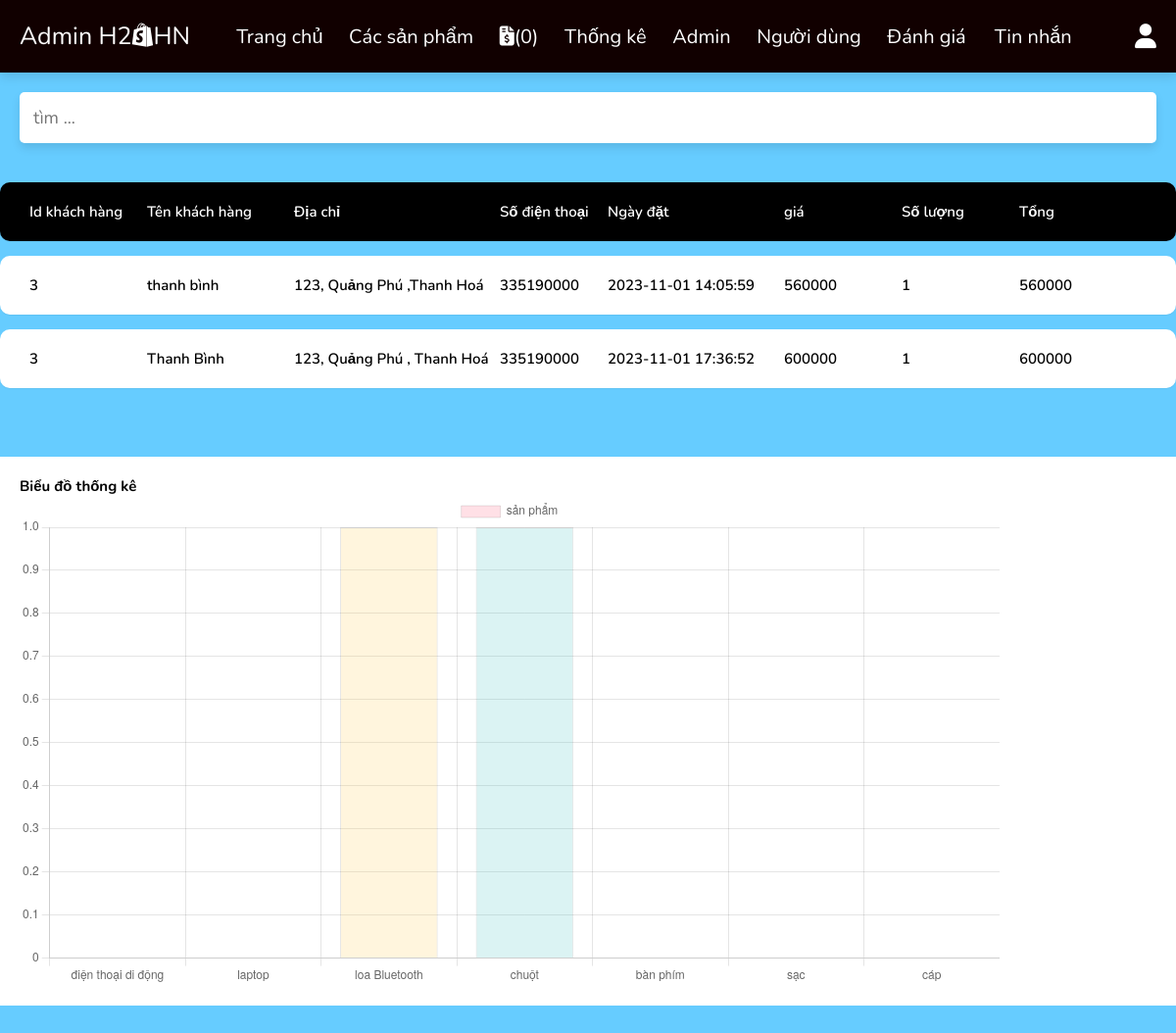
The page /admin/Thống_kê.php (signed in) on the database its author committed.
### tables this page shows
CREATE TABLE `details_order` (
  `id` int(100) NOT NULL,
  `cart_id` int(100) NOT NULL,
  `products_id` int(100) NOT NULL,
  `key_word` varchar(200) NOT NULL,
  `user_id` int(100) NOT NULL,
  `user_name` varchar(100) NOT NULL,
  `address` varchar(200) NOT NULL,
  `phone_number` int(100) NOT NULL,
  `date` datetime NOT NULL DEFAULT current_timestamp(),
  `quantity` int(100) NOT NULL,
  `price` int(100) NOT NULL,
  `total` int(100) NOT NULL
);

### admin/Thống_kê.php (the view, shortened to what this page needs)
<?php
include '../components/connect.php';
?>
<!DOCTYPE html>
<html lang="en">
<head>
   <link rel="stylesheet" href="https://cdnjs.cloudflare.com/ajax/libs/font-awesome/6.1.1/css/all.min.css">
   <link rel="stylesheet" href="../css/admin_style.css">
</head>
<body>
<?php include '../components/admin_header.php'; ?>
<section class="search-form">
   <form action="" method="post">
      <input type="text" name="search_box" id="menu_search" placeholder="tìm ..." maxlength="100" class="box" onkeyup="searchfunc()" onclick="timkiemToggle()" required>
   </form>
</section>
<div class="statistical-bg">
   <section class="shopping-cart products">
      <div class="box-container">
      <form action="" method="post" class="box-cart" style="background-color: black;color:#fff;">
            <div class="id"> Id khách hàng</div>
            <div class="name"> Tên khách hàng</div>
            <div class="email"> Địa chỉ</div>
            <div class="sdt"> Số điện thoại</div>
            <div class="ngay"> Ngày đặt</div>
            <div class="products">giá</div>
            <div class="products">Số lượng</div>
            <div class="products">Tổng</div>
         </form>
         <?php
               $select_details_order = $conn->prepare("SELECT * FROM `details_order` ");
               $select_details_order->execute();
               if($select_details_order->rowCount() > 0){
                  while($fetch_details_order = $select_details_order->fetch(PDO::FETCH_ASSOC)){
         ?>
         <form action="" method="post" class="box-cart" id="menu_item">
            <div class="id"> <?= $fetch_details_order['user_id']; ?></div>
            <div class="name"> <?= $fetch_details_order['user_name']; ?></div>
            <div class="email"> <?= $fetch_details_order['address']; ?></div>
            <div class="sdt"><span><?= $fetch_details_order['phone_number']; ?></div>
            <div class="ngay"><?= $fetch_details_order['date']; ?></div>
            <div class="products"><?= $fetch_details_order['price']; ?></div>
            <div class="products"><?= $fetch_details_order['quantity']; ?></div>
            <div class="products"><?= $fetch_details_order['total']; ?></div>
         </form>
         <?php
          }
               }else{
                  echo '<p class="empty">chưa có khách hàng nào!</p>';
               }
         ?>
      </div>
         <?php
               $tongdtdd = 0;
         ?>
         <?php
               $tonglaptop = 0;
         ?>
         <?php
               $tongchuot = 0;
               $chuot = 'chuot';
               $select_details_order = $conn->prepare("SELECT * FROM `details_order` WHERE key_word LIKE '%{$chuot}%'");
               $select_details_order->execute();
               if($select_details_order->rowCount() > 0){
                  while($fetch_details_order = $select_details_order->fetch(PDO::FETCH_ASSOC)){
         ?>
             <input type="hidden" name="cart_id" value="<?= $sl = 1 * $fetch_details_order['quantity']; ?>" >
         <?php
            $tongchuot += $sl;
          }
               }else{
                  echo '<p class="empty">chưa có khách hàng nào!</p>';
               }
         ?>
         <?php
               $tongbanphim = 0;
         ?>
         <?php
               $tongloa_bluetooth = 0;
               $loa_bluetooth = 'loa_bluetooth';
               $select_details_order = $conn->prepare("SELECT * FROM `details_order` WHERE key_word LIKE '%{$loa_bluetooth}%'");
               $select_details_order->execute();
               if($select_details_order->rowCount() > 0){
                  while($fetch_details_order = $select_details_order->fetch(PDO::FETCH_ASSOC)){
         ?>
            <input type="hidden" name="cart_id" value="<?= $sl = 1 * $fetch_details_order['quantity']; ?>" >
         <?php
            $tongloa_bluetooth += $sl;
          }
               }
         ?>
         <?php
               $tongcapdienthoai = 0;
         ?>
         <?php
               $tongsacdienthoai = 0;
         ?>
   </section>
</div>
<section style="background-color: #fff;margin-bottom: 100px;">
<h1>Biểu đồ thống kê</h1>
<div style="width: 1000px;">
  <canvas id="myChart"></canvas>
</div>
</section>
<script>
  const ctx = document.getElementById('myChart');
  new Chart(ctx, {
    type: 'bar',
    data: {
      labels: ['điện thoại di động', 'laptop', 'loa Bluetooth', 'chuột', 'bàn phím', 'sạc', 'cáp'],
      datasets: [{
        label: 'sản phẩm',
        data: [<?= $tongdtdd; ?>, <?= $tonglaptop; ?>, <?= $tongloa_bluetooth; ?>, <?= $tongchuot; ?>, <?= $tongbanphim; ?>, <?= $tongsacdienthoai; ?>, <?= $tongcapdienthoai; ?>],
        backgroundColor: [
        'rgba(255, 99, 132, 0.2)',
        'rgba(255, 159, 64, 0.2)',
        'rgba(255, 205, 86, 0.2)',
        'rgba(75, 192, 192, 0.2)',
        'rgba(54, 162, 235, 0.2)',
        'rgba(89, 162, 235, 0.2)',
        'rgba(201, 203, 207, 0.2)'
      ],
        borderWidth: 1
      }]
    },
    options: {
      scales: {
        y: {
          beginAtZero: true
        }
      }
    }
  });
</script>
</body>
</html>

### css/admin_style.css (style rules this page uses)
:root { --main-color:#2980b9; --green:#27ae60; --orange:#f39c12; --red:#e74c3c; --black:#444; --white:#fff; --light-color:#777; --light-bg:#f5f5f5; --border:.1rem solid var(--black); --box-shadow:0 .5rem 1rem rgba(0,0,0,.1); }
* { font-family: 'Nunito', sans-serif; margin:0; padding:0; box-sizing: border-box; outline: none; border:none; text-decoration: none; }
html { font-size: 62.5%; overflow-x: hidden; }
body { background-color: #66CCFF; }
section { padding:2rem; max-width: 1200px; margin:0 auto; }
.statistical-bg .products .box-container { display: grid; grid-template-columns: repeat(1, 120rem); margin-bottom: 50px; gap:1.5rem; justify-content: center; align-items: flex-start; }
.statistical-bg .products .box-container .box-cart { box-shadow: 0 1px 1px 0 rgba(0,0,0,.05); border-radius: 0.125rem; overflow: hidden; background: #fff; overflow: visible; border-radius: 10px; max-height: 500px; }
.statistical-bg .products .box-container .box-cart { display: flex; align-items: center; font-weight: 600; }
.statistical-bg .products .box-container .box-cart .id { margin-left: 30px; width: 120px; align-items: center; font-size: 1.5rem; }
.statistical-bg .products .box-container .box-cart .name { width: 150px; align-items: center; font-size: 1.5rem; }
.statistical-bg .products .box-container .box-cart .email { width: 200px; font-size: 1.5rem; font-weight: 600; display: flex; align-items: center; }
.statistical-bg .products .box-container .box-cart .sdt { margin: 10px; width: 100px; font-size: 1.5rem; font-weight: 600; display: flex; align-items: center; }
.statistical-bg .products .box-container .box-cart .ngay { font-size: 1.5rem; align-items: center; justify-content: center; flex-direction: column; width: 150px; margin-right: 10px; }
.statistical-bg .products .box-container .box-cart .products { margin: 10px; padding: 1rem; font-size: 1.5rem; align-items: center; justify-content: center; flex-direction: column; width: 100px; }
.search-form form { display: flex; gap:1rem; }
.search-form form input { width: 100%; border-radius: .5rem; background-color: var(--white); box-shadow: var(--box-shadow); padding:1.4rem; font-size: 1.8rem; color:var(--black); }

### rows shown on the page
details_order: user "3", user_name "thanh bình", address "123, Quảng Phú ,Thanh Hoá", phone_number "335190000", date "2023-11-01 14:05:59", price "560000", quantity "1", total "560000"
details_order: user "3", user_name "Thanh Bình", address "123, Quảng Phú , Thanh Hoá", phone_number "335190000", date "2023-11-01 17:36:52", price "600000", quantity "1", total "600000"

### other values the page prints
$total_orders_counts "0"
chart data {{ $tongloa_bluetooth }} 1
chart data {{ $tongchuot }} 1
